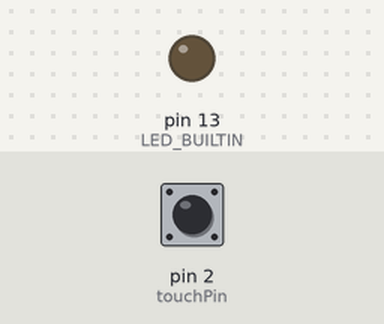
A sketch run on a simulated Arduino Uno, built with avr-gcc and run on an emulated ATmega328P. On the bench: output pins drawn as LEDs (lit = HIGH). The test bench sets the inputs (shaded band); at power-on: pin 2 (touchPin) HIGH.

Above: at 1.2 s.
1.3 s: pin 2 (touchPin) pulled LOW for 0.15 s
At 1.37 s:
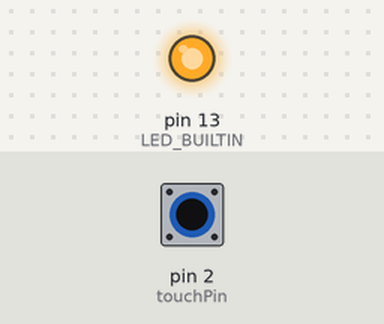
2.9 s: pin 2 (touchPin) pulled LOW for 3.2 s
At 7.2 s:
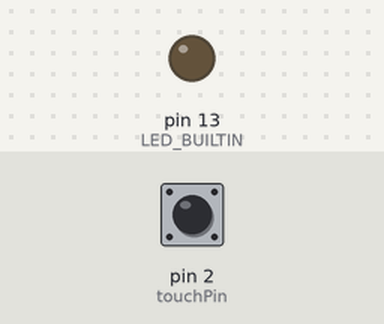
Timing chart, 0 to 8.7 s (numbered marks = the images above; inputs shaded):
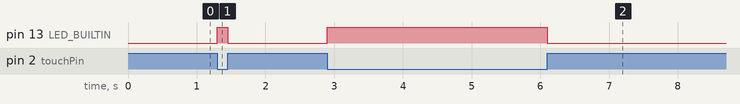

Measured:
- after the input at 1.3 s, pin 13 (LED_BUILTIN): LOW → HIGH at once, → LOW 0.15 s later
- after the input at 2.9 s, pin 13 (LED_BUILTIN): LOW → HIGH at once, → LOW 3.2 s later

The sketch:

TouchLED_interrupt.ino.ino
```cpp
int touchPin = 2;
volatile byte state = LOW;

void setup()
{
  pinMode(LED_BUILTIN, OUTPUT);
  pinMode(touchPin, INPUT_PULLUP);
  attachInterrupt(digitalPinToInterrupt(touchPin), blink, CHANGE);
}

void loop()
{
  // put your main code here, to run repeatedly:
}

void blink()
{
  state = !state;
  digitalWrite(LED_BUILTIN, state);
}
```
